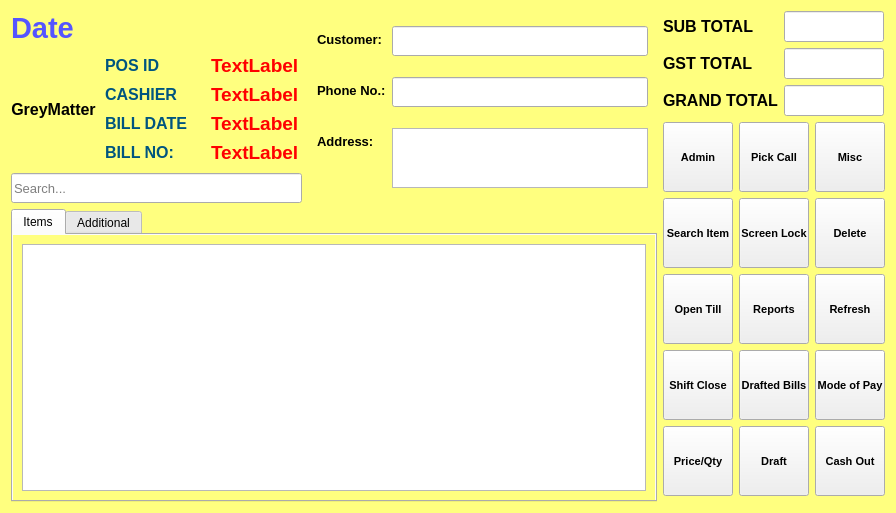
  <widget class="QWidget" name="centralwidget">
   <property name="styleSheet">
    <string notr="true">.QWidget{
background-color: rgb(255, 255, 127);
}</string>
   </property>
   <layout class="QHBoxLayout" name="horizontalLayout_4" stretch="1,0">
    <item>
     <layout class="QVBoxLayout" name="verticalLayout_7" stretch="0,1">
      <item>
       <layout class="QHBoxLayout" name="horizontalLayout_3" stretch="0,1">
        <item>
         <layout class="QVBoxLayout" name="verticalLayout_6">
          <item>
           <widget class="QLabel" name="dateLabel">
            <property name="font">
             <font>
              <pointsize>22</pointsize>
              <weight>75</weight>
              <bold>true</bold>
             </font>
            </property>
            <property name="styleSheet">
             <string notr="true">color: rgb(85, 85, 255);</string>
            </property>
            <property name="text">
             <string>Date</string>
            </property>
            <property name="alignment">
             <set>Qt::AlignLeading|Qt::AlignLeft|Qt::AlignTop</set>
            </property>
           </widget>
          </item>
          <item>
           <layout class="QHBoxLayout" name="horizontalLayout_2">
            <item>
             <widget class="QLabel" name="companyNameLabel">
              <property name="minimumSize">
               <size>
                <width>0</width>
                <height>0</height>
               </size>
              </property>
              <property name="maximumSize">
               <size>
                <width>2000</width>
                <height>2000</height>
               </size>
              </property>
              <property name="font">
               <font>
                <pointsize>12</pointsize>
                <weight>75</weight>
                <bold>true</bold>
               </font>
              </property>
              <property name="frameShape">
               <enum>QFrame::NoFrame</enum>
              </property>
              <property name="frameShadow">
               <enum>QFrame::Plain</enum>
              </property>
              <property name="lineWidth">
               <number>1</number>
              </property>
              <property name="text">
               <string>GreyMatter</string>
              </property>
              <property name="scaledContents">
               <bool>false</bool>
              </property>
              <property name="alignment">
               <set>Qt::AlignCenter</set>
              </property>
              <property name="wordWrap">
               <bool>false</bool>
              </property>
              <property name="margin">
               <number>5</number>
              </property>
             </widget>
            </item>
            <item>
             <layout class="QVBoxLayout" name="verticalLayout_4" stretch="1">
              <property name="spacing">
               <number>3</number>
              </property>
              <item>
               <widget class="QFrame" name="frame">
                <property name="frameShape">
                 <enum>QFrame::NoFrame</enum>
                </property>
                <property name="frameShadow">
                 <enum>QFrame::Plain</enum>
                </property>
                <property name="lineWidth">
                 <number>1</number>
                </property>
                <layout class="QFormLayout" name="formLayout_2">
                 <property name="leftMargin">
                  <number>3</number>
                 </property>
                 <property name="topMargin">
                  <number>3</number>
                 </property>
                 <property name="rightMargin">
                  <number>3</number>
                 </property>
                 <property name="bottomMargin">
                  <number>3</number>
                 </property>
                 <item row="0" column="0">
                  <widget class="QLabel" name="label_4">
                   <property name="font">
                    <font>
                     <pointsize>12</pointsize>
                     <weight>75</weight>
                     <bold>true</bold>
                    </font>
                   </property>
                   <property name="styleSheet">
                    <string notr="true">color: rgb(0, 85, 127);</string>
                   </property>
                   <property name="text">
                    <string>POS ID</string>
                   </property>
                  </widget>
                 </item>
                 <item row="0" column="1">
                  <widget class="QLabel" name="POSNoLabel">
                   <property name="font">
                    <font>
                     <family>Segoe UI</family>
                     <pointsize>14</pointsize>
                     <weight>75</weight>
                     <italic>false</italic>
                     <bold>true</bold>
                    </font>
                   </property>
                   <property name="styleSheet">
                    <string notr="true">color: rgb(255, 0, 0);</string>
                   </property>
                   <property name="text">
                    <string>TextLabel</string>
                   </property>
                  </widget>
                 </item>
                 <item row="1" column="0">
                  <widget class="QLabel" name="label_3">
                   <property name="font">
                    <font>
                     <pointsize>12</pointsize>
                     <weight>75</weight>
                     <bold>true</bold>
                    </font>
                   </property>
                   <property name="styleSheet">
                    <string notr="true">color: rgb(0, 85, 127);</string>
                   </property>
                   <property name="text">
                    <string>CASHIER </string>
                   </property>
                  </widget>
                 </item>
                 <item row="1" column="1">
                  <widget class="QLabel" name="cashierNameLabel">
                   <property name="font">
                    <font>
                     <family>Segoe UI</family>
                     <pointsize>14</pointsize>
                     <weight>75</weight>
                     <italic>false</italic>
                     <bold>true</bold>
                    </font>
                   </property>
                   <property name="styleSheet">
                    <string notr="true">color: rgb(255, 0, 0);</string>
                   </property>
                   <property name="text">
                    <string>TextLabel</string>
                   </property>
                  </widget>
                 </item>
                 <item row="2" column="0">
                  <widget class="QLabel" name="label">
                   <property name="font">
                    <font>
                     <pointsize>12</pointsize>
                     <weight>75</weight>
                     <bold>true</bold>
                    </font>
                   </property>
                   <property name="styleSheet">
                    <string notr="true">color: rgb(0, 85, 127);</string>
                   </property>
                   <property name="text">
                    <string>BILL DATE    </string>
                   </property>
                  </widget>
                 </item>
                 <item row="2" column="1">
                  <widget class="QLabel" name="voucherDate">
                   <property name="font">
                    <font>
                     <family>Segoe UI</family>
                     <pointsize>14</pointsize>
                     <weight>75</weight>
                     <italic>false</italic>
                     <bold>true</bold>
                    </font>
                   </property>
                   <property name="styleSheet">
                    <string notr="true">color: rgb(255, 0, 0);</string>
                   </property>
                   <property name="text">
                    <string>TextLabel</string>
                   </property>
                  </widget>
                 </item>
                 <item row="3" column="0">
                  <widget class="QLabel" name="label_2">
                   <property name="font">
                    <font>
                     <pointsize>12</pointsize>
                     <weight>75</weight>
                     <bold>true</bold>
                    </font>
                   </property>
                   <property name="styleSheet">
                    <string notr="true">color: rgb(0, 85, 127);</string>
                   </property>
                   <property name="text">
                    <string>BILL NO:</string>
                   </property>
                  </widget>
                 </item>
                 <item row="3" column="1">
                  <widget class="QLabel" name="voucherNo">
                   <property name="font">
                    <font>
                     <family>Segoe UI</family>
                     <pointsize>14</pointsize>
                     <weight>75</weight>
                     <italic>false</italic>
                     <bold>true</bold>
                    </font>
                   </property>
                   <property name="styleSheet">
                    <string notr="true">color: rgb(255, 0, 0);</string>
                   </property>
                   <property name="text">
                    <string>TextLabel</string>
                   </property>
                  </widget>
                 </item>
                </layout>
               </widget>
              </item>
             </layout>
            </item>
           </layout>
          </item>
          <item>
           <widget class="QLineEdit" name="searchLine">
            <property name="minimumSize">
             <size>
              <width>0</width>
              <height>30</height>
             </size>
            </property>
            <property name="font">
             <font>
              <pointsize>10</pointsize>
             </font>
            </property>
            <property name="placeholderText">
             <string>Search...</string>
            </property>
           </widget>
          </item>
         </layout>
        </item>
        <item>
         <layout class="QVBoxLayout" name="verticalLayout_5">
          <property name="spacing">
           <number>6</number>
          </property>
          <item>
           <widget class="QWidget" name="customerWidget" native="true">
            <layout class="QFormLayout" name="formLayout_3">
             <property name="leftMargin">
              <number>9</number>
             </property>
             <property name="topMargin">
              <number>0</number>
             </property>
             <property name="bottomMargin">
              <number>0</number>
             </property>
             <item row="0" column="0">
              <widget class="QLabel" name="customerNameLabel">
               <property name="font">
                <font>
                 <pointsize>10</pointsize>
                 <weight>75</weight>
                 <bold>true</bold>
                </font>
               </property>
               <property name="text">
                <string>Customer:</string>
               </property>
               <property name="alignment">
                <set>Qt::AlignLeading|Qt::AlignLeft|Qt::AlignVCenter</set>
               </property>
              </widget>
             </item>
             <item row="0" column="1">
              <widget class="QLineEdit" name="customerNameLineEdit">
               <property name="minimumSize">
                <size>
                 <width>0</width>
                 <height>30</height>
                </size>
               </property>
               <property name="font">
                <font>
                 <pointsize>10</pointsize>
                </font>
               </property>
              </widget>
             </item>
             <item row="1" column="0">
              <widget class="QLabel" name="phoneNoLabel">
               <property name="font">
                <font>
                 <pointsize>10</pointsize>
                 <weight>75</weight>
                 <bold>true</bold>
                </font>
               </property>
               <property name="text">
                <string>Phone No.:</string>
               </property>
               <property name="alignment">
                <set>Qt::AlignLeading|Qt::AlignLeft|Qt::AlignVCenter</set>
               </property>
              </widget>
             </item>
             <item row="1" column="1">
              <widget class="QLineEdit" name="phoneNoLineEdit">
               <property name="minimumSize">
                <size>
                 <width>0</width>
                 <height>30</height>
                </size>
               </property>
               <property name="font">
                <font>
                 <pointsize>10</pointsize>
                </font>
               </property>
              </widget>
             </item>
             <item row="2" column="0">
              <widget class="QLabel" name="addressLabel">
               <property name="font">
                <font>
                 <pointsize>10</pointsize>
                 <weight>75</weight>
                 <bold>true</bold>
                </font>
               </property>
               <property name="text">
                <string>Address:</string>
               </property>
               <property name="alignment">
                <set>Qt::AlignLeading|Qt::AlignLeft|Qt::AlignVCenter</set>
               </property>
              </widget>
             </item>
             <item row="2" column="1">
              <widget class="QPlainTextEdit" name="addressTextEdit">
               <property name="maximumSize">
                <size>
                 <width>16777215</width>
                 <height>60</height>
                </size>
               </property>
               <property name="font">
                <font>
                 <pointsize>10</pointsize>
                 <weight>50</weight>
                 <bold>false</bold>
                </font>
               </property>
               <property name="readOnly">
                <bool>true</bool>
               </property>
              </widget>
             </item>
            </layout>
           </widget>
          </item>
         </layout>
        </item>
       </layout>
      </item>
      <item>
       <widget class="QTabWidget" name="tabWidget">
        <property name="currentIndex">
         <number>0</number>
        </property>
        <widget class="QWidget" name="tab">
         <property name="font">
          <font>
           <weight>50</weight>
           <bold>false</bold>
          </font>
         </property>
         <attribute name="title">
          <string>Items</string>
         </attribute>
         <layout class="QVBoxLayout" name="verticalLayout">
          <item>
           <widget class="QTableWidget" name="tableWidget">
            <property name="font">
             <font>
              <pointsize>12</pointsize>
             </font>
            </property>
            <property name="alternatingRowColors">
             <bool>true</bool>
            </property>
            <property name="selectionBehavior">
             <enum>QAbstractItemView::SelectRows</enum>
            </property>
           </widget>
          </item>
         </layout>
        </widget>
        <widget class="QWidget" name="tab_2">
         <attribute name="title">
          <string>Additional</string>
         </attribute>
         <layout class="QVBoxLayout" name="verticalLayout_2">
          <item>
           <widget class="QTableWidget" name="additionalTableWidget"/>
          </item>
         </layout>
        </widget>
       </widget>
      </item>
     </layout>
    </item>
    <item>
     <layout class="QVBoxLayout" name="verticalLayout_3">
      <item>
       <layout class="QFormLayout" name="formLayout">
        <item row="0" column="0">
         <widget class="QLabel" name="subTotalLabel">
          <property name="font">
           <font>
            <pointsize>12</pointsize>
            <weight>75</weight>
            <bold>true</bold>
           </font>
          </property>
          <property name="text">
           <string>SUB TOTAL</string>
          </property>
          <property name="alignment">
           <set>Qt::AlignLeading|Qt::AlignLeft|Qt::AlignVCenter</set>
          </property>
         </widget>
        </item>
        <item row="0" column="1">
         <widget class="QLineEdit" name="subTotalLineEdit">
          <property name="minimumSize">
           <size>
            <width>0</width>
            <height>30</height>
           </size>
          </property>
          <property name="maximumSize">
           <size>
            <width>100</width>
            <height>16777215</height>
           </size>
          </property>
          <property name="font">
           <font>
            <pointsize>14</pointsize>
            <weight>75</weight>
            <bold>true</bold>
           </font>
          </property>
          <property name="alignment">
           <set>Qt::AlignLeading|Qt::AlignLeft|Qt::AlignVCenter</set>
          </property>
          <property name="readOnly">
           <bool>true</bool>
          </property>
         </widget>
        </item>
        <item row="1" column="0">
         <widget class="QLabel" name="vATAt5Label">
          <property name="font">
           <font>
            <pointsize>12</pointsize>
            <weight>75</weight>
            <bold>true</bold>
           </font>
          </property>
          <property name="text">
           <string>GST TOTAL</string>
          </property>
          <property name="alignment">
           <set>Qt::AlignLeading|Qt::AlignLeft|Qt::AlignVCenter</set>
          </property>
         </widget>
        </item>
        <item row="1" column="1">
         <widget class="QLineEdit" name="vATAt5LineEdit">
          <property name="minimumSize">
           <size>
            <width>0</width>
            <height>30</height>
           </size>
          </property>
          <property name="maximumSize">
           <size>
            <width>100</width>
            <height>16777215</height>
           </size>
          </property>
          <property name="font">
           <font>
            <pointsize>14</pointsize>
            <weight>75</weight>
            <bold>true</bold>
           </font>
          </property>
          <property name="alignment">
           <set>Qt::AlignLeading|Qt::AlignLeft|Qt::AlignVCenter</set>
          </property>
          <property name="readOnly">
           <bool>true</bool>
          </property>
         </widget>
        </item>
        <item row="2" column="0">
         <widget class="QLabel" name="grandTotalLabel">
          <property name="font">
           <font>
            <pointsize>12</pointsize>
            <weight>75</weight>
            <bold>true</bold>
           </font>
          </property>
          <property name="text">
           <string>GRAND TOTAL</string>
          </property>
         </widget>
        </item>
        <item row="2" column="1">
         <widget class="QLineEdit" name="grandTotalLineEdit">
          <property name="minimumSize">
           <size>
            <width>0</width>
            <height>30</height>
           </size>
          </property>
          <property name="maximumSize">
           <size>
            <width>100</width>
            <height>16777215</height>
           </size>
          </property>
          <property name="font">
           <font>
            <pointsize>14</pointsize>
            <weight>75</weight>
            <bold>true</bold>
           </font>
          </property>
          <property name="alignment">
           <set>Qt::AlignLeading|Qt::AlignLeft|Qt::AlignVCenter</set>
          </property>
          <property name="readOnly">
           <bool>true</bool>
          </property>
         </widget>
        </item>
       </layout>
      </item>
      <item>
       <layout class="QHBoxLayout" name="horizontalLayout">
        <item>
         <layout class="QGridLayout" name="gridLayout_2">
          <item row="8" column="2">
           <widget class="QToolButton" name="cashOutToolButton">
            <property name="minimumSize">
             <size>
              <width>70</width>
              <height>70</height>
             </size>
            </property>
            <property name="maximumSize">
             <size>
              <width>70</width>
              <height>80</height>
             </size>
            </property>
            <property name="font">
             <font>
              <pointsize>8</pointsize>
              <weight>75</weight>
              <bold>true</bold>
             </font>
            </property>
            <property name="text">
             <string>Cash Out</string>
            </property>
           </widget>
          </item>
          <item row="6" column="2">
           <widget class="QToolButton" name="refreshToolButton">
            <property name="minimumSize">
             <size>
              <width>70</width>
              <height>70</height>
             </size>
            </property>
            <property name="maximumSize">
             <size>
              <width>70</width>
              <height>80</height>
             </size>
            </property>
            <property name="font">
             <font>
              <pointsize>8</pointsize>
              <weight>75</weight>
              <bold>true</bold>
             </font>
            </property>
            <property name="text">
             <string>Refresh</string>
            </property>
           </widget>
          </item>
          <item row="7" column="2">
           <widget class="QToolButton" name="modeOfPayToolButton">
            <property name="minimumSize">
             <size>
              <width>70</width>
              <height>70</height>
             </size>
            </property>
            <property name="maximumSize">
             <size>
              <width>70</width>
              <height>80</height>
             </size>
            </property>
            <property name="font">
             <font>
              <pointsize>8</pointsize>
              <weight>75</weight>
              <bold>true</bold>
             </font>
            </property>
            <property name="text">
             <string>Mode of Pay</string>
            </property>
           </widget>
          </item>
          <item row="7" column="1">
           <widget class="QToolButton" name="draftedBillsToolButton">
            <property name="minimumSize">
             <size>
              <width>70</width>
              <height>70</height>
             </size>
            </property>
            <property name="maximumSize">
             <size>
              <width>70</width>
              <height>80</height>
             </size>
            </property>
            <property name="font">
             <font>
              <pointsize>8</pointsize>
              <weight>75</weight>
              <bold>true</bold>
             </font>
            </property>
            <property name="text">
             <string>Drafted Bills</string>
            </property>
           </widget>
          </item>
          <item row="5" column="2">
           <widget class="QToolButton" name="itemDeleteToolButton">
            <property name="minimumSize">
             <size>
              <width>70</width>
              <height>70</height>
             </size>
            </property>
            <property name="maximumSize">
             <size>
              <width>70</width>
              <height>80</height>
             </size>
            </property>
            <property name="font">
             <font>
              <pointsize>8</pointsize>
              <weight>75</weight>
              <bold>true</bold>
             </font>
            </property>
            <property name="text">
             <string>Delete</string>
            </property>
           </widget>
          </item>
          <item row="5" column="0">
           <widget class="QToolButton" name="searchItemButton">
            <property name="minimumSize">
             <size>
              <width>70</width>
              <height>70</height>
             </size>
            </property>
            <property name="maximumSize">
             <size>
              <width>70</width>
              <height>80</height>
             </size>
            </property>
            <property name="font">
             <font>
              <pointsize>8</pointsize>
              <weight>75</weight>
              <bold>true</bold>
             </font>
            </property>
            <property name="text">
             <string>Search Item</string>
            </property>
           </widget>
          </item>
          <item row="6" column="0">
           <widget class="QToolButton" name="openTillButton">
            <property name="minimumSize">
             <size>
              <width>70</width>
              <height>70</height>
             </size>
            </property>
            <property name="maximumSize">
             <size>
              <width>70</width>
              <height>80</height>
             </size>
            </property>
            <property name="font">
             <font>
              <pointsize>8</pointsize>
              <weight>75</weight>
              <bold>true</bold>
             </font>
            </property>
            <property name="text">
             <string>Open Till</string>
            </property>
           </widget>
          </item>
          <item row="7" column="0">
           <widget class="QToolButton" name="shiftCloseButton">
            <property name="minimumSize">
             <size>
              <width>70</width>
              <height>70</height>
             </size>
            </property>
            <property name="maximumSize">
             <size>
              <width>70</width>
              <height>80</height>
             </size>
            </property>
            <property name="font">
             <font>
              <pointsize>8</pointsize>
              <weight>75</weight>
              <bold>true</bold>
             </font>
            </property>
            <property name="text">
             <string>Shift Close</string>
            </property>
           </widget>
          </item>
          <item row="8" column="0">
           <widget class="QToolButton" name="priceQuantityToggleButton">
            <property name="minimumSize">
             <size>
              <width>70</width>
              <height>70</height>
             </size>
            </property>
            <property name="maximumSize">
             <size>
              <width>70</width>
              <height>80</height>
             </size>
            </property>
            <property name="font">
             <font>
              <pointsize>8</pointsize>
              <weight>75</weight>
              <bold>true</bold>
             </font>
            </property>
            <property name="text">
             <string>Price/Qty</string>
            </property>
           </widget>
          </item>
          <item row="4" column="0">
           <widget class="QToolButton" name="adminButton">
            <property name="minimumSize">
             <size>
              <width>70</width>
              <height>70</height>
             </size>
            </property>
            <property name="maximumSize">
             <size>
              <width>70</width>
              <height>80</height>
             </size>
            </property>
            <property name="font">
             <font>
              <pointsize>8</pointsize>
              <weight>75</weight>
              <bold>true</bold>
             </font>
            </property>
            <property name="text">
             <string>Admin</string>
            </property>
           </widget>
          </item>
          <item row="4" column="2">
           <widget class="QToolButton" name="miscellaneousButton">
            <property name="minimumSize">
             <size>
              <width>70</width>
              <height>70</height>
             </size>
            </property>
            <property name="maximumSize">
             <size>
              <width>70</width>
              <height>80</height>
             </size>
            </property>
            <property name="font">
             <font>
              <pointsize>8</pointsize>
              <weight>75</weight>
              <bold>true</bold>
             </font>
            </property>
            <property name="text">
             <string>Misc</string>
            </property>
           </widget>
          </item>
          <item row="6" column="1">
           <widget class="QToolButton" name="reportsToolButton">
            <property name="minimumSize">
             <size>
              <width>70</width>
              <height>70</height>
             </size>
            </property>
            <property name="maximumSize">
             <size>
              <width>70</width>
              <height>80</height>
             </size>
            </property>
            <property name="font">
             <font>
              <pointsize>8</pointsize>
              <weight>75</weight>
              <bold>true</bold>
             </font>
            </property>
            <property name="text">
             <string>Reports</string>
            </property>
           </widget>
          </item>
          <item row="8" column="1">
           <widget class="QToolButton" name="draftToolButton">
            <property name="minimumSize">
             <size>
              <width>70</width>
              <height>70</height>
             </size>
            </property>
            <property name="maximumSize">
             <size>
              <width>70</width>
              <height>80</height>
             </size>
            </property>
            <property name="font">
             <font>
              <pointsize>8</pointsize>
              <weight>75</weight>
              <bold>true</bold>
             </font>
            </property>
            <property name="text">
             <string>Draft</string>
            </property>
           </widget>
          </item>
          <item row="5" column="1">
           <widget class="QToolButton" name="screenLockButton">
            <property name="minimumSize">
             <size>
              <width>70</width>
              <height>70</height>
             </size>
            </property>
            <property name="maximumSize">
             <size>
              <width>70</width>
              <height>80</height>
             </size>
            </property>
            <property name="font">
             <font>
              <pointsize>8</pointsize>
              <weight>75</weight>
              <bold>true</bold>
             </font>
            </property>
            <property name="text">
             <string>Screen Lock</string>
            </property>
           </widget>
          </item>
          <item row="4" column="1">
           <widget class="QToolButton" name="pickCallToolButton">
            <property name="minimumSize">
             <size>
              <width>70</width>
              <height>70</height>
             </size>
            </property>
            <property name="maximumSize">
             <size>
              <width>70</width>
              <height>80</height>
             </size>
            </property>
            <property name="font">
             <font>
              <pointsize>8</pointsize>
              <weight>75</weight>
              <bold>true</bold>
             </font>
            </property>
            <property name="text">
             <string>Pick Call</string>
            </property>
           </widget>
          </item>
         </layout>
        </item>
       </layout>
      </item>
      <item>
       <widget class="QWidget" name="numberPadWidget" native="true"/>
      </item>
     </layout>
    </item>
   </layout>
  </widget>
